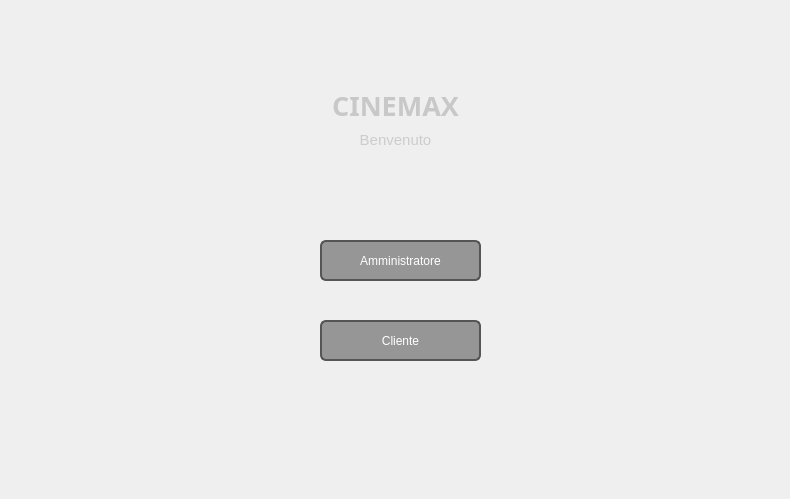
<?xml version="1.0" encoding="UTF-8"?>
<ui version="4.0">
 <class>VistaHome</class>
 <widget class="QWidget" name="VistaHome">
  <property name="geometry">
   <rect>
    <x>0</x>
    <y>0</y>
    <width>790</width>
    <height>499</height>
   </rect>
  </property>
  <property name="windowTitle">
   <string>Home - CineMax</string>
  </property>
  <widget class="QLabel" name="labelTitolo">
   <property name="geometry">
    <rect>
     <x>210</x>
     <y>70</y>
     <width>371</width>
     <height>71</height>
    </rect>
   </property>
   <property name="font">
    <font>
     <family>Segoe UI Variable</family>
     <pointsize>20</pointsize>
     <bold>true</bold>
    </font>
   </property>
   <property name="styleSheet">
    <string notr="true">QLabel {
    color: #C8C8C8;
}</string>
   </property>
   <property name="text">
    <string>CINEMAX</string>
   </property>
   <property name="alignment">
    <set>Qt::AlignmentFlag::AlignCenter</set>
   </property>
  </widget>
  <widget class="QLabel" name="labelSottotitolo">
   <property name="geometry">
    <rect>
     <x>280</x>
     <y>130</y>
     <width>231</width>
     <height>20</height>
    </rect>
   </property>
   <property name="font">
    <font>
     <pointsize>11</pointsize>
    </font>
   </property>
   <property name="styleSheet">
    <string notr="true">QLabel {
    color: #CCCCCC;
}</string>
   </property>
   <property name="text">
    <string>Benvenuto</string>
   </property>
   <property name="alignment">
    <set>Qt::AlignmentFlag::AlignCenter</set>
   </property>
  </widget>
  <widget class="QPushButton" name="pushButtonAmministratore">
   <property name="geometry">
    <rect>
     <x>320</x>
     <y>240</y>
     <width>161</width>
     <height>41</height>
    </rect>
   </property>
   <property name="styleSheet">
    <string notr="true">QPushButton {
    background-color: #969696;
    color: #FFFFFF;
    border: 2px solid #555555;
    border-radius: 6px;
}

QPushButton:hover {
    background-color: #C8C8C8;
}</string>
   </property>
   <property name="text">
    <string>Amministratore</string>
   </property>
  </widget>
  <widget class="QLabel" name="Sfondo">
   <property name="geometry">
    <rect>
     <x>0</x>
     <y>-1</y>
     <width>791</width>
     <height>501</height>
    </rect>
   </property>
   <property name="font">
    <font>
     <family>Segoe UI</family>
    </font>
   </property>
   <property name="styleSheet">
    <string notr="true">QLabel {
    background: qlineargradient(
        x1: 0, y1: 1,
        x2: 0, y2: 0,
        stop: 0 #323232,
        stop: 1 #646464
    );
}</string>
   </property>
   <property name="text">
    <string/>
   </property>
  </widget>
  <widget class="QPushButton" name="pushButtonCliente">
   <property name="geometry">
    <rect>
     <x>320</x>
     <y>320</y>
     <width>161</width>
     <height>41</height>
    </rect>
   </property>
   <property name="styleSheet">
    <string notr="true">QPushButton {
    background-color: #969696;
    color: #FFFFFF;
    border: 2px solid #555555;
    border-radius: 6px;
}

QPushButton:hover {
    background-color: #C8C8C8;
}</string>
   </property>
   <property name="text">
    <string>Cliente</string>
   </property>
  </widget>
  <zorder>Sfondo</zorder>
  <zorder>labelTitolo</zorder>
  <zorder>labelSottotitolo</zorder>
  <zorder>pushButtonAmministratore</zorder>
  <zorder>pushButtonCliente</zorder>
 </widget>
 <resources/>
 <connections/>
</ui>
